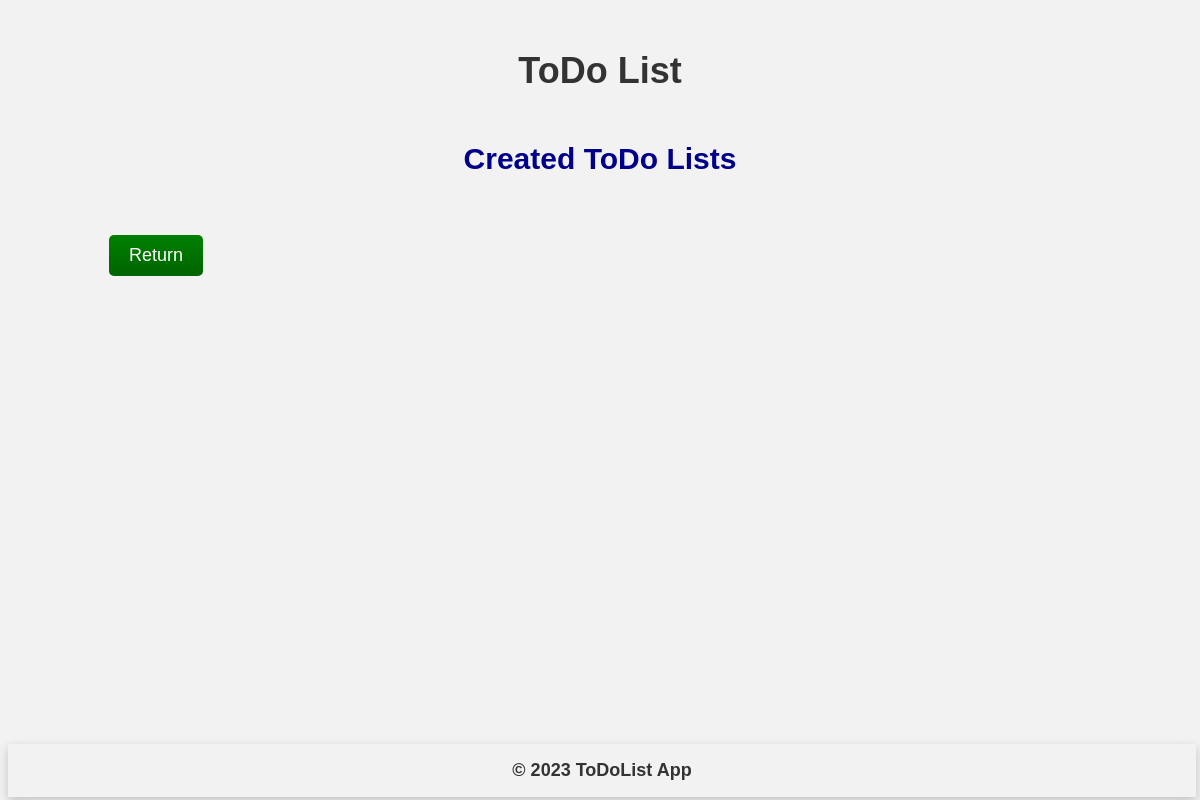
The page /lists/ on the database as committed earlier.
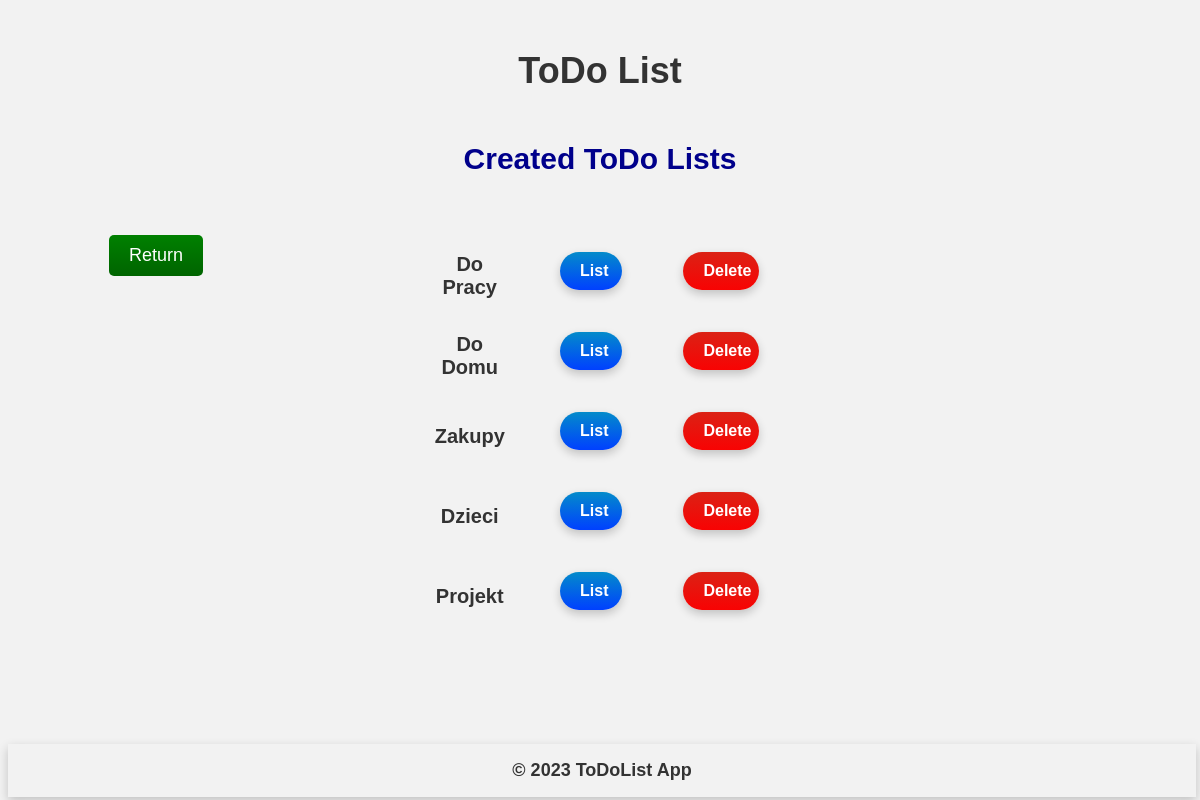
The same page on the database as committed later.
### main/models.py (models this page shows, shortened)
class ToDoList(models.Model):
    name = models.CharField(max_length=200)

### main/views.py (the view)
# urls.py: path("lists/",views.lists,name="lists"),
def lists(response):
    lists = ToDoList.objects.all()
    return render(response,"main/lists.html",{"lists":lists})

### main/templates/main/lists.html (shortened to what this page needs)
{% extends 'main/base.html' %}
{% load static %}
{% block head %}
<link rel="stylesheet" href="{% static 'lists.css' %}">
{% endblock %}
{% block navbar %}
<div class="navbar-title">ToDo List</div>
<div class="navbar-phrase-create_list">
    Created ToDo Lists
</div>
{% endblock %}
{% block left-side-content %}
    <form method="post" action="/home/">
        <button type="submit" class = "btn2">
            Return
        </button>
    </form>
{% endblock %}
{% block middle-side-content %}
    <table>
        {% for list in lists %}
        <tbody>
            <tr>
                <td class = "list_name">{{list.name}}</td>
                <td><form method="get" action="/list/{{list.name}}/">
                    <button type="submit" class = "btn4">
                        List
                    </button>
                </form></td>
                <td><form method="post" action="/list/{{list.name}}/delete/">
                    <button type="submit" class = "btn3">
                        Delete
                    </button>
                </form></td>
            </tr>
        </tbody>
    {% endfor %}
    </table>
{% endblock %}

Rows that differ between the two databases and show on the page:
added ToDoList: name "Do Pracy"
added ToDoList: name "Do Domu"
added ToDoList: name "Zakupy"
added ToDoList: name "Dzieci"
added ToDoList: name "Projekt"
